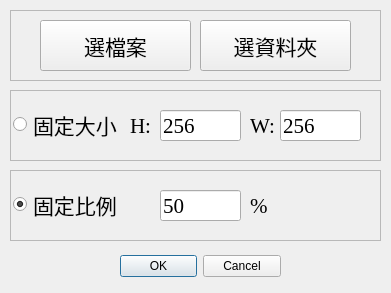
<?xml version="1.0" encoding="UTF-8"?>
<ui version="4.0">
 <class>Dialog</class>
 <widget class="QDialog" name="Dialog">
  <property name="geometry">
   <rect>
    <x>0</x>
    <y>0</y>
    <width>391</width>
    <height>293</height>
   </rect>
  </property>
  <property name="windowTitle">
   <string>圖片小工具</string>
  </property>
  <property name="toolTip">
   <string>只有 JPG PNG JPEG</string>
  </property>
  <widget class="QDialogButtonBox" name="buttonBox">
   <property name="geometry">
    <rect>
     <x>120</x>
     <y>250</y>
     <width>161</width>
     <height>32</height>
    </rect>
   </property>
   <property name="orientation">
    <enum>Qt::Horizontal</enum>
   </property>
   <property name="standardButtons">
    <set>QDialogButtonBox::Cancel|QDialogButtonBox::Ok</set>
   </property>
  </widget>
  <widget class="QFrame" name="frame">
   <property name="geometry">
    <rect>
     <x>10</x>
     <y>10</y>
     <width>371</width>
     <height>71</height>
    </rect>
   </property>
   <property name="frameShape">
    <enum>QFrame::StyledPanel</enum>
   </property>
   <property name="frameShadow">
    <enum>QFrame::Raised</enum>
   </property>
   <widget class="QPushButton" name="pushButton">
    <property name="geometry">
     <rect>
      <x>190</x>
      <y>10</y>
      <width>151</width>
      <height>51</height>
     </rect>
    </property>
    <property name="font">
     <font>
      <family>微軟正黑體</family>
      <pointsize>16</pointsize>
     </font>
    </property>
    <property name="text">
     <string>選資料夾</string>
    </property>
   </widget>
   <widget class="QPushButton" name="pushButton_2">
    <property name="geometry">
     <rect>
      <x>30</x>
      <y>10</y>
      <width>151</width>
      <height>51</height>
     </rect>
    </property>
    <property name="font">
     <font>
      <family>微軟正黑體</family>
      <pointsize>16</pointsize>
     </font>
    </property>
    <property name="text">
     <string>選檔案</string>
    </property>
   </widget>
  </widget>
  <widget class="QFrame" name="frame_2">
   <property name="geometry">
    <rect>
     <x>10</x>
     <y>90</y>
     <width>371</width>
     <height>71</height>
    </rect>
   </property>
   <property name="frameShape">
    <enum>QFrame::StyledPanel</enum>
   </property>
   <property name="frameShadow">
    <enum>QFrame::Raised</enum>
   </property>
   <widget class="QRadioButton" name="radioButton">
    <property name="geometry">
     <rect>
      <x>3</x>
      <y>9</y>
      <width>111</width>
      <height>51</height>
     </rect>
    </property>
    <property name="font">
     <font>
      <family>微軟正黑體</family>
      <pointsize>16</pointsize>
     </font>
    </property>
    <property name="text">
     <string>固定大小</string>
    </property>
   </widget>
   <widget class="QLabel" name="label_2">
    <property name="geometry">
     <rect>
      <x>240</x>
      <y>20</y>
      <width>31</width>
      <height>31</height>
     </rect>
    </property>
    <property name="font">
     <font>
      <family>Times New Roman</family>
      <pointsize>16</pointsize>
     </font>
    </property>
    <property name="text">
     <string>W:</string>
    </property>
   </widget>
   <widget class="QLabel" name="label_3">
    <property name="geometry">
     <rect>
      <x>120</x>
      <y>20</y>
      <width>21</width>
      <height>31</height>
     </rect>
    </property>
    <property name="font">
     <font>
      <family>Times New Roman</family>
      <pointsize>16</pointsize>
     </font>
    </property>
    <property name="text">
     <string>H:</string>
    </property>
   </widget>
   <widget class="QLineEdit" name="lineEdit">
    <property name="geometry">
     <rect>
      <x>150</x>
      <y>20</y>
      <width>81</width>
      <height>31</height>
     </rect>
    </property>
    <property name="font">
     <font>
      <family>Times New Roman</family>
      <pointsize>16</pointsize>
     </font>
    </property>
    <property name="text">
     <string>256</string>
    </property>
   </widget>
   <widget class="QLineEdit" name="lineEdit_2">
    <property name="geometry">
     <rect>
      <x>270</x>
      <y>20</y>
      <width>81</width>
      <height>31</height>
     </rect>
    </property>
    <property name="font">
     <font>
      <family>Times New Roman</family>
      <pointsize>16</pointsize>
     </font>
    </property>
    <property name="text">
     <string>256</string>
    </property>
   </widget>
  </widget>
  <widget class="QFrame" name="frame_3">
   <property name="geometry">
    <rect>
     <x>10</x>
     <y>170</y>
     <width>371</width>
     <height>71</height>
    </rect>
   </property>
   <property name="frameShape">
    <enum>QFrame::StyledPanel</enum>
   </property>
   <property name="frameShadow">
    <enum>QFrame::Raised</enum>
   </property>
   <widget class="QRadioButton" name="radioButton_3">
    <property name="geometry">
     <rect>
      <x>3</x>
      <y>9</y>
      <width>111</width>
      <height>51</height>
     </rect>
    </property>
    <property name="font">
     <font>
      <family>微軟正黑體</family>
      <pointsize>16</pointsize>
     </font>
    </property>
    <property name="text">
     <string>固定比例</string>
    </property>
    <property name="checked">
     <bool>true</bool>
    </property>
   </widget>
   <widget class="QLineEdit" name="lineEdit_3">
    <property name="geometry">
     <rect>
      <x>150</x>
      <y>20</y>
      <width>81</width>
      <height>31</height>
     </rect>
    </property>
    <property name="font">
     <font>
      <family>Times New Roman</family>
      <pointsize>16</pointsize>
     </font>
    </property>
    <property name="text">
     <string>50</string>
    </property>
   </widget>
   <widget class="QLabel" name="label_4">
    <property name="geometry">
     <rect>
      <x>240</x>
      <y>20</y>
      <width>21</width>
      <height>31</height>
     </rect>
    </property>
    <property name="font">
     <font>
      <family>Times New Roman</family>
      <pointsize>16</pointsize>
     </font>
    </property>
    <property name="text">
     <string>%</string>
    </property>
   </widget>
  </widget>
 </widget>
 <resources/>
 <connections>
  <connection>
   <sender>buttonBox</sender>
   <signal>accepted()</signal>
   <receiver>Dialog</receiver>
   <slot>accept()</slot>
   <hints>
    <hint type="sourcelabel">
     <x>248</x>
     <y>254</y>
    </hint>
    <hint type="destinationlabel">
     <x>157</x>
     <y>274</y>
    </hint>
   </hints>
  </connection>
  <connection>
   <sender>buttonBox</sender>
   <signal>rejected()</signal>
   <receiver>Dialog</receiver>
   <slot>reject()</slot>
   <hints>
    <hint type="sourcelabel">
     <x>316</x>
     <y>260</y>
    </hint>
    <hint type="destinationlabel">
     <x>286</x>
     <y>274</y>
    </hint>
   </hints>
  </connection>
 </connections>
</ui>
